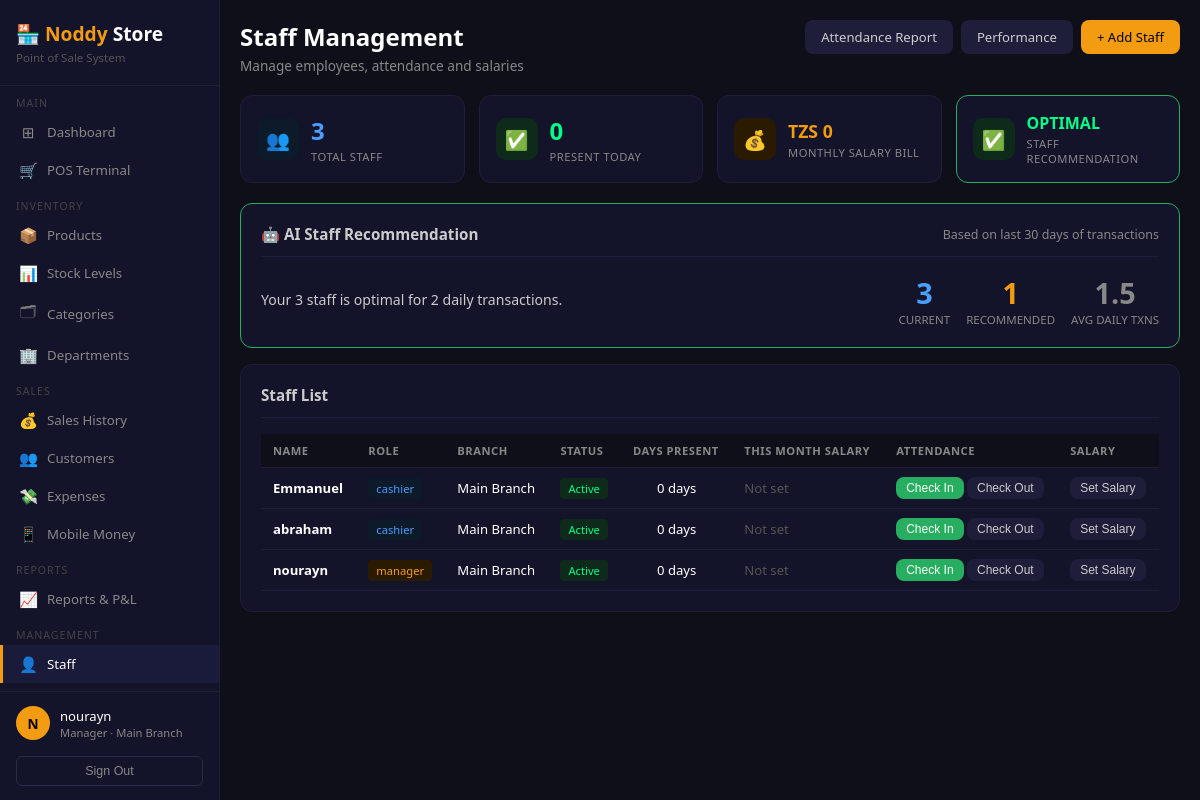
/staff (signed in), run on the app's committed database.
### tables this page shows
CREATE TABLE users (
        id         INTEGER PRIMARY KEY AUTOINCREMENT,
        full_name  TEXT NOT NULL,
        username   TEXT UNIQUE NOT NULL,
        password   TEXT NOT NULL,
        role       TEXT DEFAULT 'cashier',
        branch_id  INTEGER,
        active     INTEGER DEFAULT 1,
        created_at TEXT DEFAULT CURRENT_TIMESTAMP,
        FOREIGN KEY (branch_id) REFERENCES branches(id)
    );

CREATE TABLE branches (
        id         INTEGER PRIMARY KEY AUTOINCREMENT,
        name       TEXT NOT NULL,
        location   TEXT,
        phone      TEXT,
        created_at TEXT DEFAULT CURRENT_TIMESTAMP
    );

### app.py (the view)
@app.route('/staff')
@login_required
def staff():
    conn      = get_db()
    branch_id = session.get('branch_id')
    role      = session.get('role')
    bfu       = get_bf2(role, branch_id, 'u.branch_id')
    bf2       = get_bf2(role, branch_id)
    staff_list = conn.execute(f'''
        SELECT u.*,b.name as branch_name,
               COALESCE(s.amount,0) as salary,
               COALESCE(s.paid,0) as salary_paid,
               COUNT(DISTINCT a.id) as attendance_days
        FROM users u
        LEFT JOIN branches b ON u.branch_id=b.id
        LEFT JOIN salaries s ON s.user_id=u.id
            AND s.month=strftime('%Y-%m','now')
        LEFT JOIN attendance a ON a.user_id=u.id
            AND strftime('%Y-%m',a.date)=strftime('%Y-%m','now')
        WHERE u.role!='admin' {bfu}
        GROUP BY u.id ORDER BY u.full_name
    ''').fetchall()
    branches         = conn.execute('SELECT * FROM branches').fetchall()
    recommendation   = get_staff_recommendation(conn, branch_id if role!='admin' else None)
    salary_total     = conn.execute(f'''
        SELECT COALESCE(SUM(amount),0) FROM salaries
        WHERE month=strftime('%Y-%m','now') {bf2}
    ''').fetchone()[0]
    attendance_today = conn.execute(f'''
        SELECT COUNT(*) FROM attendance
        WHERE date=DATE('now') AND status='present' {bf2}
    ''').fetchone()[0]
    conn.close()
    return render_template('staff.html',
        staff_list=staff_list, branches=branches,
        recommendation=recommendation,
        salary_total=salary_total, attendance_today=attendance_today)

### app.py (called while the page is built)
def login_required(f):
    @wraps(f)
    def decorated(*args, **kwargs):
        if 'user_id' not in session:
            return redirect(url_for('login'))
        return f(*args, **kwargs)
    return decorated

def get_bf2(role, branch_id, col='branch_id'):
    return '' if role == 'admin' else f'AND {col}={branch_id}'

### database.py (called while the page is built)
def get_db():
    conn = sqlite3.connect(DB)
    conn.row_factory = sqlite3.Row
    return conn

### templates/staff.html (shortened to what this page needs)
{% extends 'base.html' %}
{% block content %}
<div class="page-header">
    <div>
        <h2>Staff Management</h2>
        <p>Manage employees, attendance and salaries</p>
    </div>
    <div style="display:flex;gap:8px;">
        <a href="/staff/attendance/report" class="btn btn-secondary">Attendance Report</a>
        <a href="/staff/performance" class="btn btn-secondary">Performance</a>
        <a href="/users" class="btn btn-primary">+ Add Staff</a>
    </div>
</div>
<div style="display:grid;grid-template-columns:repeat(4,1fr);gap:14px;margin-bottom:20px;">
    <div class="stat-card">
        <div class="stat-icon" style="background:#0d1a2a">👥</div>
        <div class="stat-info">
            <div class="number" style="color:#4a9eff">{{ staff_list|length }}</div>
            <div class="label">Total Staff</div>
        </div>
    </div>
    <div class="stat-card">
        <div class="stat-icon" style="background:#0d2a1a">✅</div>
        <div class="stat-info">
            <div class="number" style="color:#00ff88">{{ attendance_today }}</div>
            <div class="label">Present Today</div>
        </div>
    </div>
    <div class="stat-card">
        <div class="stat-icon" style="background:#2a1a00">💰</div>
        <div class="stat-info">
            <div class="number" style="color:#f39c12;font-size:1.1rem">
                TZS {{ "{:,.0f}".format(salary_total) }}
            </div>
            <div class="label">Monthly Salary Bill</div>
        </div>
    </div>
    <div class="stat-card"
         style="border-color:{% if recommendation.status=='optimal' %}#27ae60{% elif recommendation.status=='increase' %}#e94560{% else %}#f39c12{% endif %}">
        <div class="stat-icon"
             style="background:{% if recommendation.status=='optimal' %}#0d2a1a{% elif recommendation.status=='increase' %}#2a0d0d{% else %}#2a1a00{% endif %}">
            {% if recommendation.status=='optimal' %}✅
            {% elif recommendation.status=='increase' %}📈
            {% else %}📉{% endif %}
        </div>
        <div class="stat-info">
            <div class="number"
                 style="font-size:1rem;color:{% if recommendation.status=='optimal' %}#00ff88{% elif recommendation.status=='increase' %}#e94560{% else %}#f39c12{% endif %}">
                {{ recommendation.status|upper }}
            </div>
            <div class="label">Staff Recommendation</div>
        </div>
    </div>
</div>
<div class="card" style="margin-bottom:16px;border-color:{% if recommendation.status=='optimal' %}#27ae60{% elif recommendation.status=='increase' %}#e94560{% else %}#f39c12{% endif %}">
    <div class="card-header">
        <h3>🤖 AI Staff Recommendation</h3>
        <span style="color:#888;font-size:0.78rem">
            Based on last 30 days of transactions
        </span>
    </div>
    <div style="display:flex;gap:20px;align-items:center;flex-wrap:wrap;">
        <div style="flex:1;min-width:200px;">
            <p style="font-size:0.88rem;color:#ccc;line-height:1.6">
                {{ recommendation.message }}
            </p>
        </div>
        <div style="display:flex;gap:16px;">
            <div style="text-align:center;">
                <div style="font-size:1.8rem;font-weight:700;color:#4a9eff">
                    {{ recommendation.current }}
                </div>
                <div style="font-size:0.72rem;color:#888;text-transform:uppercase">Current</div>
            </div>
            <div style="text-align:center;">
                <div style="font-size:1.8rem;font-weight:700;color:#f39c12">
                    {{ recommendation.recommended }}
                </div>
                <div style="font-size:0.72rem;color:#888;text-transform:uppercase">Recommended</div>
            </div>
            <div style="text-align:center;">
                <div style="font-size:1.8rem;font-weight:700;color:#888">
                    {{ recommendation.avg_txns }}
                </div>
                <div style="font-size:0.72rem;color:#888;text-transform:uppercase">Avg Daily Txns</div>
            </div>
        </div>
    </div>
</div>
<div class="card">
    <div class="card-header">
        <h3>Staff List</h3>
    </div>
    <table>
        <thead>
            <tr>
                <th>Name</th>
                <th>Role</th>
                <th>Branch</th>
                <th>Status</th>
                <th>Days Present</th>
                <th>This Month Salary</th>
                <th>Attendance</th>
                <th>Salary</th>
            </tr>
        </thead>
        <tbody>
            {% for s in staff_list %}
            <tr>
                <td><strong>{{ s.full_name }}</strong></td>
                <td>
                    <span class="badge badge-{% if s.role=='manager' %}warning{% else %}info{% endif %}">
                        {{ s.role }}
                    </span>
                </td>
                <td>{{ s.branch_name }}</td>
                <td>
                    <span class="badge badge-{% if s.active %}success{% else %}danger{% endif %}">
                        {% if s.active %}Active{% else %}Inactive{% endif %}
                    </span>
                </td>
                <td style="text-align:center">{{ s.attendance_days }} days</td>
                <td>
                    {% if s.salary > 0 %}
                    <span style="color:#f39c12">
                        TZS {{ "{:,.0f}".format(s.salary) }}
                    </span>
                    {% else %}
                    <span style="color:#555">Not set</span>
                    {% endif %}
                </td>
                <td>
                    <form method="POST" action="/staff/attendance"
                          style="display:inline">
                        <button class="btn btn-success btn-sm">Check In</button>
                    </form>
                    <form method="POST" action="/staff/checkout/{{ s.id }}"
                          style="display:inline">
                        <button class="btn btn-secondary btn-sm">Check Out</button>
                    </form>
                </td>
                <td>
                    <button class="btn btn-secondary btn-sm"
                            onclick="openSalary({{ s.id }},'{{ s.full_name }}',{{ s.salary }})">
                        Set Salary
                    </button>
                </td>
            </tr>
            {% else %}
            <tr>
                <td colspan="8" style="text-align:center;color:#555;padding:24px">
                    No staff found. Add users first.
                </td>
            </tr>
            {% endfor %}
        </tbody>
    </table>
</div>
{% endblock %}

### templates/base.html (shortened to what this page needs)
<!DOCTYPE html>
<html lang="en">
<head>
</head>
<body>
<div class="sidebar">
    <div class="sidebar-logo">
        <h1>🏪 <span>Noddy</span> Store</h1>
        <p>Point of Sale System</p>
    </div>
    <nav style="flex:1;overflow-y:auto;">
        <div class="nav-section">Main</div>
        <a href="/" class="nav-item {% if request.path=='/' %}active{% endif %}">
            <span class="icon">⊞</span> Dashboard
        </a>
        <a href="/pos" class="nav-item {% if request.path=='/pos' %}active{% endif %}">
            <span class="icon">🛒</span> POS Terminal
        </a>
        <div class="nav-section">Inventory</div>
        <a href="/products" class="nav-item {% if request.path.startswith('/products') %}active{% endif %}">
            <span class="icon">📦</span> Products
        </a>
        <a href="/stock" class="nav-item {% if request.path=='/stock' %}active{% endif %}">
            <span class="icon">📊</span> Stock Levels
        </a>
        <a href="/categories" class="nav-item {% if request.path.startswith('/categories') %}active{% endif %}">
            <span class="icon">🗂</span> Categories
        </a>
        <a href="/departments" class="nav-item {% if request.path.startswith('/departments') %}active{% endif %}">
            <span class="icon">🏢</span> Departments
        </a>
        <div class="nav-section">Sales</div>
        <a href="/sales" class="nav-item {% if request.path=='/sales' %}active{% endif %}">
            <span class="icon">💰</span> Sales History
        </a>
        <a href="/customers" class="nav-item {% if request.path.startswith('/customers') %}active{% endif %}">
            <span class="icon">👥</span> Customers
        </a>
        <a href="/expenses" class="nav-item {% if request.path.startswith('/expenses') %}active{% endif %}">
            <span class="icon">💸</span> Expenses
        </a>
        <a href="/mobile_money" class="nav-item {% if request.path.startswith('/mobile_money') %}active{% endif %}">
            <span class="icon">📱</span> Mobile Money
        </a>
        <div class="nav-section">Reports</div>
        <a href="/reports" class="nav-item {% if request.path=='/reports' %}active{% endif %}">
            <span class="icon">📈</span> Reports &amp; P&amp;L
        </a>
        <div class="nav-section">Management</div>
        <a href="/staff" class="nav-item {% if request.path=='/staff' %}active{% endif %}">
            <span class="icon">👤</span> Staff
        </a>
        <a href="/staff/performance" class="nav-item {% if request.path=='/staff/performance' %}active{% endif %}">
        </a>
    </nav>
    <div class="sidebar-user">
        <div style="display:flex;align-items:center;gap:10px;margin-bottom:8px;">
            <div class="user-avatar">{{ session.full_name[0]|upper }}</div>
            <div style="min-width:0;">
                <div class="user-name" style="overflow:hidden;text-overflow:ellipsis;white-space:nowrap">
                    {{ session.full_name }}
                </div>
                <div class="user-role">{{ session.role }} · {{ session.branch_name }}</div>
            </div>
        </div>
        <a href="/logout"><button class="btn-logout">Sign Out</button></a>
    </div>
</div>
<div class="main">
    {% block content %}{% endblock %}
</div>
</body>
</html>

### templates/base.html (style rules this page uses)
* { margin:0;padding:0;box-sizing:border-box; }
body { background:#0f0f1a;color:#fff;font-family:'Segoe UI',sans-serif;display:flex;min-height:100vh; }
.sidebar { width:220px;background:#13132a;border-right:1px solid #1e1e3a;display:flex;flex-direction:column;position:fixed;height:100vh;z-index:100;overflow-y:auto; }
.sidebar-logo { padding:20px 16px;border-bottom:1px solid #1e1e3a;flex-shrink:0; }
.sidebar-logo h1 { font-size:1.2rem;color:#fff; }
.sidebar-logo h1 span { color:#f39c12; }
.sidebar-logo p { color:#555;font-size:0.72rem;margin-top:3px; }
.nav-section { padding:10px 0 3px 16px;font-size:0.66rem;color:#444;text-transform:uppercase;letter-spacing:1px; }
.nav-item { display:flex;align-items:center;gap:10px;padding:9px 16px;color:#888;text-decoration:none;font-size:0.83rem;border-left:3px solid transparent;transition:all .15s; }
.nav-item.active { color:#fff;background:#1a1a3a;border-left-color:#f39c12; }
.nav-item .icon { font-size:0.95rem;width:18px;text-align:center;flex-shrink:0; }
.sidebar-user { padding:14px 16px;border-top:1px solid #1e1e3a;flex-shrink:0; }
.user-avatar { width:34px;height:34px;background:#f39c12;border-radius:50%;display:flex;align-items:center;justify-content:center;font-weight:bold;font-size:0.85rem;color:#000;flex-shrink:0; }
.user-name { font-size:0.82rem;color:#fff;font-weight:500; }
.user-role { font-size:0.7rem;color:#888;text-transform:capitalize; }
.btn-logout { margin-top:8px;width:100%;padding:7px;background:transparent;border:1px solid #2a2a4a;border-radius:6px;color:#888;cursor:pointer;font-size:0.78rem; }
.main { margin-left:220px;flex:1;padding:20px;overflow-y:auto;min-height:100vh; }
.page-header { margin-bottom:20px;display:flex;justify-content:space-between;align-items:flex-start;flex-wrap:wrap;gap:10px; }
.page-header h2 { font-size:1.5rem;font-weight:600; }
.page-header p { color:#888;font-size:0.85rem;margin-top:3px; }
.card { background:#13132a;border-radius:12px;border:1px solid #1e1e3a;padding:20px;margin-bottom:16px; }
.card-header { display:flex;justify-content:space-between;align-items:center;margin-bottom:16px;padding-bottom:12px;border-bottom:1px solid #1e1e3a; }
.card-header h3 { font-size:0.95rem;color:#ccc; }
.stat-card { background:#13132a;border-radius:12px;padding:16px;border:1px solid #1e1e3a;display:flex;align-items:center;gap:12px; }
.stat-icon { width:42px;height:42px;border-radius:10px;display:flex;align-items:center;justify-content:center;font-size:1.2rem;flex-shrink:0; }
.stat-info .number { font-size:1.5rem;font-weight:700; }
.stat-info .label { color:#888;font-size:0.7rem;text-transform:uppercase;letter-spacing:.5px;margin-top:2px; }
table { width:100%;border-collapse:collapse; }
th,td { padding:9px 12px;text-align:left;font-size:0.82rem;border-bottom:1px solid #1e1e3a; }
th { color:#888;text-transform:uppercase;font-size:0.7rem;letter-spacing:.5px;background:#0f0f1a; }
.btn { padding:8px 16px;border:none;border-radius:8px;cursor:pointer;font-size:0.82rem;font-weight:500;text-decoration:none;display:inline-block;transition:opacity .2s; }
.btn-primary { background:#f39c12;color:#000; }
.btn-success { background:#27ae60;color:#fff; }
.btn-secondary { background:#1e1e3a;color:#ccc; }
.btn-sm { padding:4px 10px;font-size:0.75rem; }
.badge { padding:3px 8px;border-radius:4px;font-size:0.7rem;font-weight:500; }
.badge-success { background:#0d2a1a;color:#00ff88; }
.badge-warning { background:#2a1a00;color:#f39c12; }
.badge-info { background:#0d1a2a;color:#4a9eff; }

### data on the page
users: role "Manager", full_name "nourayn", role "manager", branch_name "Main Branch", active "Active", attendance_days "0"
branches: branch_name "Main Branch"
users: full_name "Emmanuel", role "cashier", branch_name "Main Branch", active "Active", attendance_days "0"
users: full_name "abraham", role "cashier", branch_name "Main Branch", active "Active", attendance_days "0"

### other printed values
{{ session.full_name[0]|upper }} "N"
{{ session.full_name }} "nourayn"
{{ staff_list|length }} "3"
{{ attendance_today }} "0"
{{ "{:,.0f}".format(salary_total) }} "0"
{{ recommendation.status|upper }} "OPTIMAL"
{{ recommendation.message }} "Your 3 staff is optimal for 2 daily transactions."
{{ recommendation.current }} "3"
{{ recommendation.recommended }} "1"
{{ recommendation.avg_txns }} "1.5"
